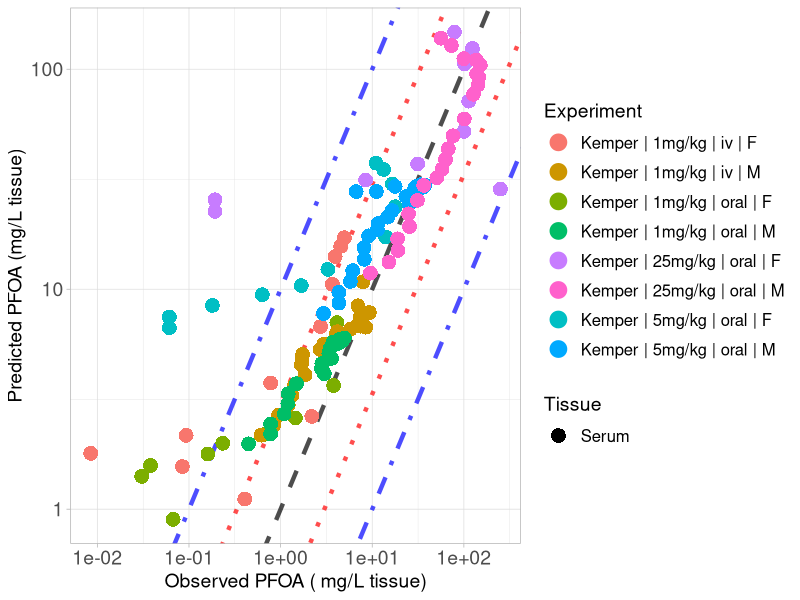

R code for this plot:
library(ggplot2)

#setwd("C:/Users/ptsir/Documents/GitHub/PFAS_PBK_models/PFOA inhalation Rat/Validation/Validation_results")
setwd("C:/Users/dpjio/Documents/GitHub/PFAS_PBK_models/PFOA inhalation Rat/Validation/Results of Scenarios Validation/Scenario_2")

# Load Results 

# 
Kemper_serum_results <- read.csv("Kemper_2003_serum_results.csv", header = T)
Kemper_iv_F_1 <- Kemper_serum_results[Kemper_serum_results$Dose == 1 & Kemper_serum_results$Type == "iv" &
                               Kemper_serum_results$sex == "F", ]
Kemper_iv_F_1$Experiment <- "Kemper | 1mg/kg | iv | F"

Kemper_oral_F_1 <- Kemper_serum_results[Kemper_serum_results$Dose == 1 & Kemper_serum_results$Type == "oral" &
                                 Kemper_serum_results$sex == "F", ]
Kemper_oral_F_1$Experiment <- "Kemper | 1mg/kg | oral | F"

Kemper_oral_F_5 <- Kemper_serum_results[Kemper_serum_results$Dose == 5 & Kemper_serum_results$Type == "oral" &
                                 Kemper_serum_results$sex == "F", ]
Kemper_oral_F_5$Experiment <- "Kemper | 5mg/kg | oral | F"
Kemper_oral_F_25 <- Kemper_serum_results[Kemper_serum_results$Dose == 25 & Kemper_serum_results$Type == "oral" &
                                  Kemper_serum_results$sex == "F", ]
Kemper_oral_F_25$Experiment <- "Kemper | 25mg/kg | oral | F"

Kemper_iv_M_1 <- Kemper_serum_results[Kemper_serum_results$Dose == 1 & Kemper_serum_results$Type == "iv" &
                               Kemper_serum_results$sex == "M", ]
Kemper_iv_M_1$Experiment <- "Kemper | 1mg/kg | iv | M"

Kemper_oral_M_1 <- Kemper_serum_results[Kemper_serum_results$Dose == 1 & Kemper_serum_results$Type == "oral" &
                                 Kemper_serum_results$sex == "M", ]
Kemper_oral_M_1$Experiment <- "Kemper | 1mg/kg | oral | M"

Kemper_oral_M_5 <- Kemper_serum_results[Kemper_serum_results$Dose == 5 & Kemper_serum_results$Type == "oral" &
                                 Kemper_serum_results$sex == "M", ]
Kemper_oral_M_5$Experiment <- "Kemper | 5mg/kg | oral | M"
Kemper_oral_M_25 <- Kemper_serum_results[Kemper_serum_results$Dose == 25 & Kemper_serum_results$Type == "oral" &
                                  Kemper_serum_results$sex == "M", ]
Kemper_oral_M_25$Experiment <- "Kemper | 25mg/kg | oral | M"
# 
# Kudo_high <- Kudo_results[Kudo_results$Dose == 16.560, ] 
# Kudo_high$Experiment <-  "Kudo | 16mg/kg | iv"
# 
# Kim_results <- read.csv("Kim_results.csv", header = T)
# Kim_iv <- Kim_results[Kim_results$Type == "iv",]
# Kim_iv$Experiment <-  "Kim | 1mg/kg | iv"
# 
# Kim_oral <- Kim_results[Kim_results$Type == "oral",]
# Kim_oral$Experiment <-  "Kim | 1mg/kg | oral"


Experiment <- scales::hue_pal()(8)

names(Experiment) <- unique(c( Kemper_iv_F_1$Experiment, Kemper_iv_M_1$Experiment,
                              Kemper_oral_F_1$Experiment,Kemper_oral_M_1$Experiment, Kemper_oral_F_5$Experiment, 
                               
                               Kemper_oral_M_5$Experiment,  Kemper_oral_F_25$Experiment, Kemper_oral_M_25$Experiment))



scatter_plot <- ggplot()+
  geom_abline(intercept = log10(1), slope = 1, linetype = "dashed", color = "black", linewidth = 1.5, alpha = 0.7) +  # Identity line in log10 scale
  geom_abline(intercept = log10(3), slope = 1, linetype = "dotted", color = "red", linewidth = 1.5, alpha = 0.7) +  # +3-fold error line
  geom_abline(intercept = log10(1/3), slope = 1, linetype = "dotted", color = "red", linewidth = 1.5, alpha = 0.7) +  # -3-fold error line
  geom_abline(intercept = log10(10), slope = 1, linetype = "dotdash", color = "blue", linewidth = 1.5, alpha = 0.7) +  # +10-fold error line
  geom_abline(intercept = log10(1/10), slope = 1, linetype = "dotdash", color = "blue", linewidth = 1.5, alpha = 0.7) +  # -10-fold error line
  geom_point(data = Kemper_iv_F_1, aes(x=Observed, y=Predicted, color = Experiment, shape = Tissue), size=4, stroke = 1.5)+
  geom_point(data = Kemper_oral_F_1, aes(x=Observed, y=Predicted, color = Experiment, shape = Tissue), size=4, stroke = 1.5)+
  geom_point(data = Kemper_oral_F_5, aes(x=Observed, y=Predicted, color = Experiment, shape = Tissue), size=4, stroke = 1.5)+
  geom_point(data = Kemper_oral_F_25, aes(x=Observed, y=Predicted, color = Experiment, shape = Tissue), size=4, stroke = 1.5)+
  geom_point(data = Kemper_iv_M_1, aes(x=Observed, y=Predicted, color = Experiment, shape = Tissue), size=4, stroke = 1.5)+
  geom_point(data = Kemper_oral_M_1, aes(x=Observed, y=Predicted, color = Experiment, shape = Tissue), size=4, stroke = 1.5)+
  geom_point(data = Kemper_oral_M_5, aes(x=Observed, y=Predicted, color = Experiment, shape = Tissue), size=4, stroke = 1.5)+
  geom_point(data = Kemper_oral_M_25, aes(x=Observed, y=Predicted, color = Experiment, shape = Tissue), size=4, stroke = 1.5)+
  scale_y_log10()+
  scale_x_log10()+
  scale_color_manual(values = Experiment)+
  theme(legend.spacing.y = unit(1, 'cm')) +
  guides(fill = guide_legend(byrow = TRUE))+
  theme_light()+
  labs(y = "Predicted PFOA (mg/L tissue)",
       x = "Observed PFOA ( mg/L tissue)")+
  theme(plot.title = element_text(hjust = 0.5),
        legend.key.size = unit(0.75, 'cm'),  
        legend.title = element_text(size=14),
        legend.text = element_text(size=12,  hjust = 0),
        axis.text = element_text(size = 14),
        axis.title = element_text(size = 14),
        )

#print(scatter_plot)

ggsave("validation_plot_PFOA_serum.png", scatter_plot, width = 11, height = 7, units = "in", dpi = 300)
